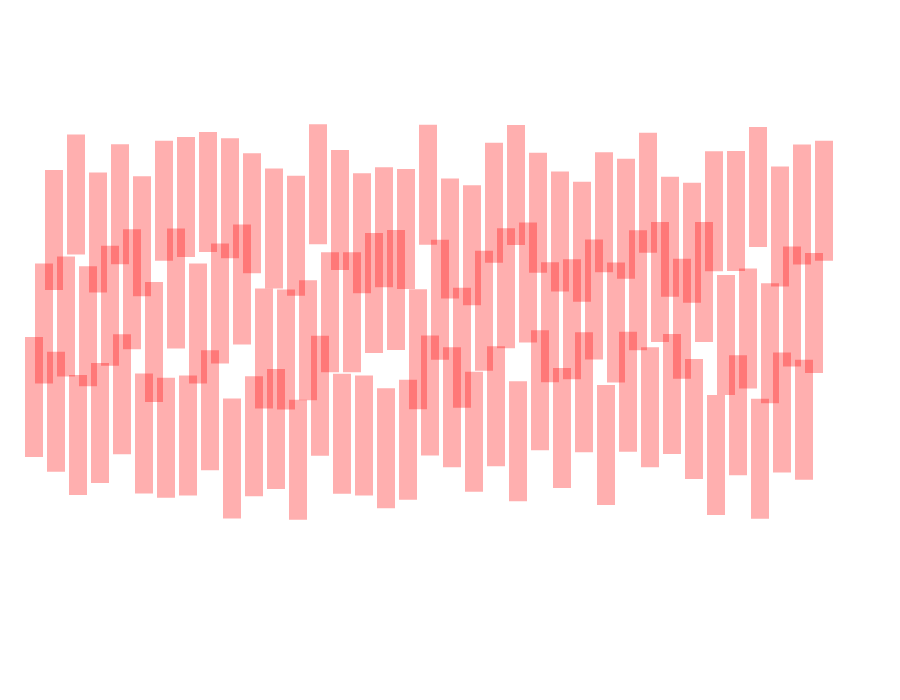
Frame 1 (no input)
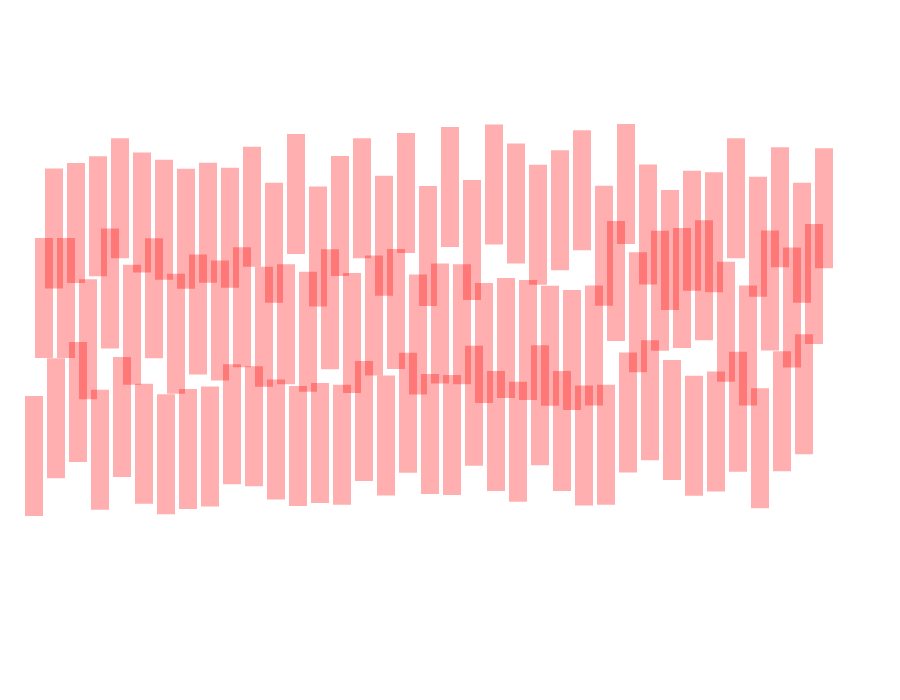
Frame 2 (the mouse pressed at the canvas centre, redrawn once)

The p5.js sketch that drew these frames (run headless with seeded random() and noise() and a simulated clock; the mouse was pressed at the canvas centre and the sketch redrawn once):

// p5.js sketch
// ── sketch.js
function setup() {
  // create the canvas
  createCanvas(900,700);


  // disable animation
  noLoop();
}

//The art work i wanted to emulate was "untitles" by Vrea Molnar. The reason why I chose
//this one is because the way the rectangles lap over eacher caught my eye and I realized
//that this was something I could emulate with code. I decided to make the recatngles move
//up and down randomly so it changes everytime you refresh it because there was no
//apparent pattern to how the rectangles were positiioned.

//For the iteration I decided to make it interactive by letting the user click on the screen and it allows for the page to refresh per say
//I also wanted to make it look more like its artwork that is on paper, so I am going to make the texture of the canvas more grainy than flat
//to give the illution of it being on a paper canvas.

function draw() {

  background(255);

  for (let x = 0; x < 36; x++){ //first row of rectangles
    push();
    translate(x * 22, 120);//let each rectangle be 4 pixels apart. (determined by the witdth of the rectangle)
    fill(255,0,0,80); //fill the recatngles to be red but midly transparent so you can see them overlap with eachother
    strokeWeight(0);//I started out with a bigger stokeweight but didnt like how even if the weight was 1, the stroke would still overlap with the shape and show the outline of the shape no matter the opacity.
    stroke(255,0,0,50); //same color as the rectangles fill to make it have no apparent outline
    rect(45,(random(0,70)),18,120); //skinny rectangles of varying start and end height
    pop();
    }

  for (let x = 0; x < 36; x++){ //second row of rectangles
    push();
    translate(x * 22, 220);//I made each row their own loops to allow for me to control how far apart each row is from one another to make sure they overlap is as close to proximity as the actual artwork i am emulating
    fill(255,0,0,80); 
    strokeWeight(0);
    stroke(255,0,0,50); 
    rect(35,(random(0,70)),18,120);
    pop();
    }

  for (let x = 0; x < 36; x++){//third row of rectangles.
    push();
    translate(x * 22, 330);
    fill(255,0,0,80); 
    strokeWeight(0);
    stroke(255,0,0,50); 
    rect(25,(random(0,70)),18,120); 
    pop();
    }
}

function mouseClicked(){
  draw();
}
